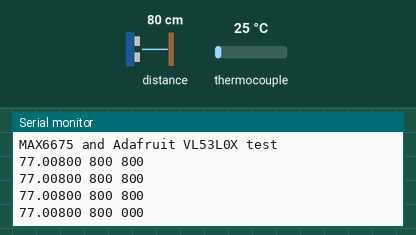
Simulated run of this sketch. Board: Arduino Uno, built with avr-gcc and run on an emulated ATmega328P. On the bench: the last lines printed to the serial monitor. The inputs (shaded band) are chosen by the test bench; at power-on: distance to the obstacle 80 cm, thermocouple 25 °C.

Above: at 1.7 s.
1.8 s: distance to the obstacle set to 250 cm
At 1.94 s:
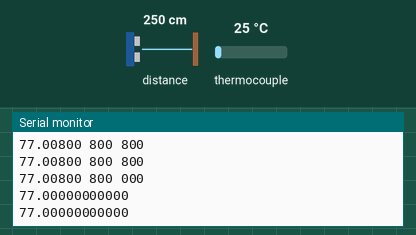
3.3 s: thermocouple set to 6 °C
At 3.34 s:
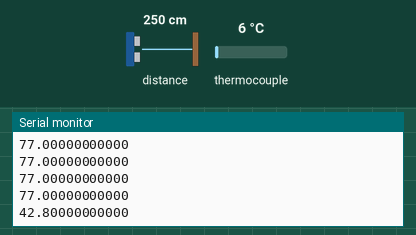
4.8 s: distance to the obstacle set to 2 cm
At 5.24 s:
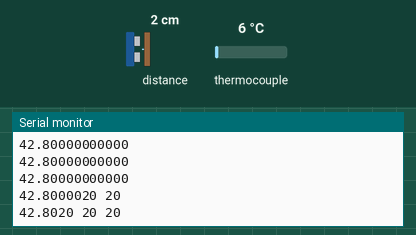
6.3 s: thermocouple set to 75 °C
At 6.3 s:
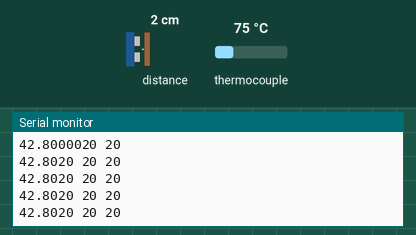
Timing chart, 0 to 9.3 s (numbered marks = the images above; inputs shaded):
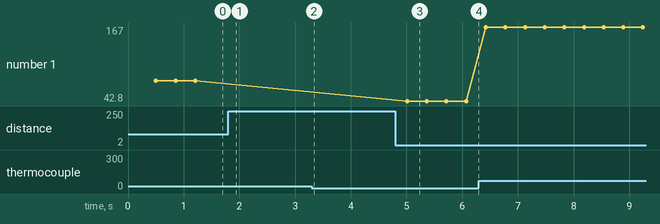

The sketch:

Max6675wVL53L0X.ino
```cpp
#include "max6675.h"
#include "Adafruit_VL53L0X.h"
// https://learn.adafruit.com/thermocouple/
Adafruit_VL53L0X lox = Adafruit_VL53L0X();

int thermoDO = 4;
int thermoCS = 5;
int thermoCLK = 6;

MAX6675 thermocouple(thermoCLK, thermoCS, thermoDO);
int vccPin = 3;
int gndPin = 2;
void setup() {
  Serial.begin(9600);

  // wait until serial port opens for native USB devices
  // wait until serial port opens for native USB devices
  while (! Serial) {
    delay(1);
  }

  Serial.println("MAX6675 and Adafruit VL53L0X test");
  pinMode(vccPin, OUTPUT); digitalWrite(vccPin,HIGH);
  pinMode(gndPin, OUTPUT); digitalWrite(gndPin,LOW);

  // wait for MAX chip to stabilize
  delay(500);

  if (!lox.begin()) {
    Serial.println(F("Failed to boot VL53L0X"));
    while(1);
  }
}

void loop() {

  // Start a new line
  Serial.print("\n");
  // TC readout, print current temp in deg F
  Serial.print(thermocouple.readFahrenheit());
  int i;
    // Lidar readout, print twice because TC requires 150 longer to reload
   for(i=0;i<3;i++){//make sure to update delay with the number of loops
    VL53L0X_RangingMeasurementData_t measure;
    lox.rangingTest(&measure, false);
    if (measure.RangeStatus != 4) {  // phase failures have incorrect data
      Serial.print(measure.RangeMilliMeter);
      Serial.print(" ");
      delay(84);
    } else {
      Serial.print("000");
    }
   }
   // For the MAX6675 to update, you must delay AT LEAST 250ms between reads!
   // VL53L0X only needs 100ms so the 250ms wins. 84+84+84>250ms
   //delay(83);
}


//Serial.print("C = ");
   //Serial.println(thermocouple.readCelsius());
```

Measured:
- after the input at 1.8 s, the serial monitor: prints a new line at once (image 1)
- after the input at 3.3 s, the serial monitor: prints a new line at once (image 2)
- after the input at 4.8 s, the serial monitor: prints a new line after 0.21 s (image 3)
- plotted number 1: 77.01 → 42.8 after the input at 4.8 s, 42.8 → 167 after the input at 6.3 s
